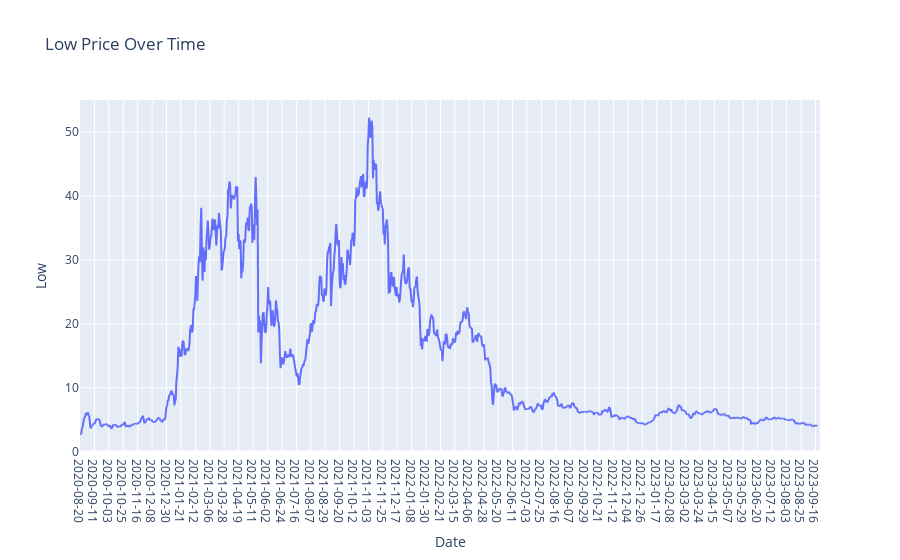

This figure's notebook cell:
### Markdown cell above
## iii) Graph for Low Column Values

### Code cell
plt.figure(figsize=(14, 6))
fig = px.line(POLKADOT.Low,x=POLKADOT.Date, y='Low', labels={'x': 'Date', 'y': 'Price'}, title='Low Price Over Time')
fig.update_xaxes(type='category')  # Ensure the x-axis treats the index as categorical (date)
fig.show()

### Figure 1 — Plotly figure (JSON) as saved in the notebook; plotly's stock layout.template omitted (floating-point values rounded to 4 significant figures; data arrays with more than 128 entries replaced by an {"elided": "..."} marker saying what was removed)
{"data": [{"hovertemplate": "Date=%{x}<br>Low=%{y}<extra></extra>", "legendgroup": "", "line": {"color": "#636efa", "dash": "solid"}, "marker": {"symbol": "circle"}, "mode": "lines", "name": "", "showlegend": false, "type": "scattergl", "x": {"elided": "1130 str values"}, "xaxis": "x", "y": {"elided": "1130 float values"}, "yaxis": "y"}], "layout": {"legend": {"tracegroupgap": 0}, "title": {"text": "Low Price Over Time"}, "xaxis": {"anchor": "y", "domain": [0, 1], "title": {"text": "Date"}, "type": "category"}, "yaxis": {"anchor": "x", "domain": [0, 1], "title": {"text": "Low"}}}}
